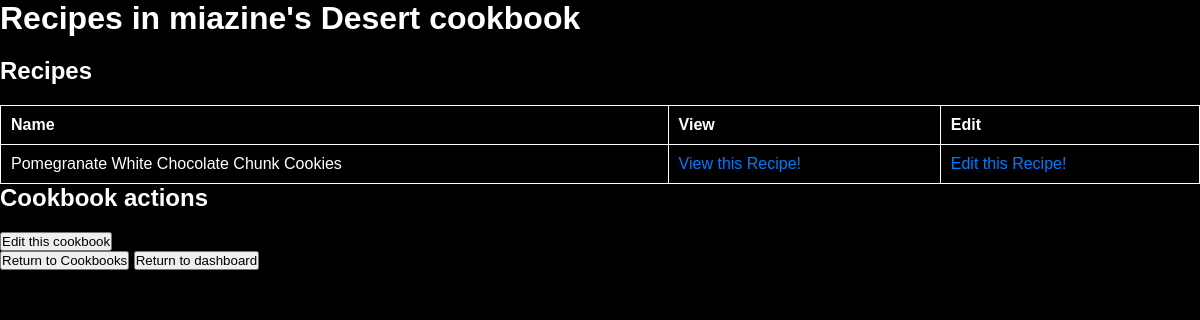
Screenshot of /view_cookbook.php?link=4 (signed in) with the database file from the repository.
### tables this page shows
CREATE TABLE cookbooks (
    cookbook_id INT AUTO_INCREMENT PRIMARY KEY,
    owner_id INT NOT NULL,
    name VARCHAR(50) NOT NULL,
    FOREIGN KEY (owner_id) REFERENCES users(user_id)
);

### www/view_cookbook.php (the view, shortened to what this page needs)
<?php
if ($_SESSION['darkmode']) {
    $style = "css/view_list(dark).css";
} else {
    $style = "css/view_list.css";
}
?>
<!DOCTYPE html>
<html lang="en">
<head>
    <link rel="stylesheet" href="<?php echo $style; ?>">
</head>
<body>
    <?php
    $server = "db";
    $user = "admin";
    $pw = "pwd";
    $db = "rc";
    $connect = mysqli_connect($server, $user, $pw, $db) or die('Could not connect to the database server' . mysqli_connect_error());
    $owner_id = $_SESSION['user_id'];
    $cookbook_id = $_GET['link'];
    $cookbook_name = '';
    $recipe_name = '';
    $query = "SELECT cookbooks.name, recipes.recipe_id, recipes.name FROM cookbooks LEFT JOIN cookbooks_recipes ON cookbooks_recipes.cookbook_id = cookbooks.cookbook_id LEFT JOIN recipes ON cookbooks_recipes.recipe_id = recipes.recipe_id WHERE cookbooks.owner_id = $owner_id AND cookbooks.cookbook_id = $cookbook_id;";
    $stmt = mysqli_prepare($connect, $query);
    if ($stmt = $connect->prepare($query)) {
        $stmt->execute();
        $stmt->bind_result($cookbook_name, $recipe_id, $recipe_name);
    }
    $uname = $_SESSION["username"];
    $recipe_ids = array();
    while ($stmt->fetch()) {
        $recipe_ids[$recipe_id] = $recipe_name;
    }
    print("<h1>Recipes in $uname's $cookbook_name cookbook</h1>");
    ?>
    <main>
        <section>
            <h1>Recipes</h1>
            <?php
            if ($recipe_ids !== null && (sizeof($recipe_ids) > 0)) {
                natcasesort($recipe_ids);
                print("<table border=1>");
                print("<tr> <th>Name</th> <th>View</th> <th>Edit</th> </tr>");
                foreach ($recipe_ids as $recipe_id => $recipe_name) {
                    print("<tr><td>$recipe_name</td><td><a href=\"view_recipe.php?link=$recipe_id\">View this Recipe!</a></td><td><a href=\"edit_recipe.php?link=$recipe_id\">Edit this Recipe!</a></td></tr>");
                }
            } else {
                print("Edit this cookbook to add recipes!");
            }
            ?>
            </table>
        </section>
        <section>
            <h1>Cookbook actions</h1>
            <?php print("<button onclick=\"window.location.href = 'edit_cookbook.php?link=$cookbook_id';\">Edit this cookbook</button>"); ?>
        </section>
    </main>
    <button onclick="window.location.href = 'user_cookbooks.php';">Return to Cookbooks</button>
    <button onclick="window.location.href = 'dashboard.php';">Return to dashboard</button>
</body>
</html>

### www/css/view_list(dark).css (style rules this page uses)
* { margin: 0; padding: 0; box-sizing: border-box; }
body { font-family: Arial, sans-serif; background-color: #000; color: #fff; }
h1 { color: #fff; margin-bottom: 20px; }
table { width: 100%; border-collapse: collapse; color: #fff; }
table, th, td { border: 1px solid #fff; }
th, td { padding: 10px; text-align: left; }
th { background-color: #000; }
a { color: #007bff; text-decoration: none; }

### rows the page displays
cookbooks: name "Desert", recipe_name "Pomegranate White Chocolate Chunk Cookies"

### other values shown
$uname "miazine"
